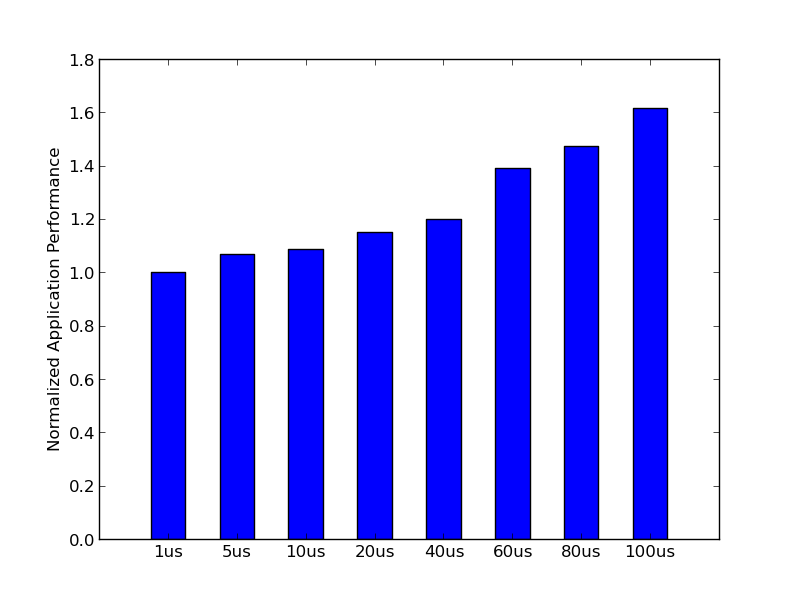

The Python source for this figure:
## numpy is used for creating fake data
import numpy as np 
import sys

import matplotlib.pyplot as plt

x = ["1us", "5us", "10us",  "20us", "40us", "60us",  "80us", "100us"]
y = [625.6844411, 669.2485921, 680.853924, 719.8754759, 751.0070231, 871.270371, 922.1313169, 1010.919324]
y = [r/y[0] for r in y]
x_ticks = np.arange(0, len(y)) + 1


fig = plt.figure(1, figsize=(8,6))
ax = fig.add_subplot(111)
bp = ax.bar(x_ticks, y, 0.5, align='center')
ax.set_xticks(x_ticks)
ax.set_xticklabels(x)


plt.ylabel("Normalized Application Performance")
#plt.title(sys.argv[0])
plt.savefig(sys.argv[0].replace(".py", ".png"))
plt.savefig(sys.argv[0].replace(".py", ".eps"))
plt.show()
